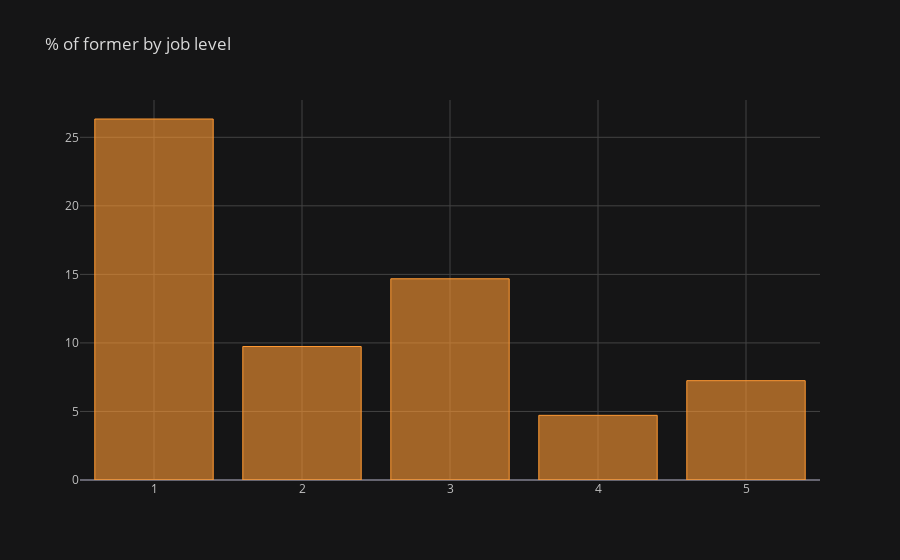

The notebook cell saved with this chart:
### Code cell
jl = pd.DataFrame(columns = ['Job Level', '% of former'])
i = 0 

for field in list(df['JobLevel'].unique()):
    ratio = df[(df['JobLevel'] == field) &
              (df['Attrition'] == 'Yes')].shape[0] / df[df['JobLevel'] == field].shape[0]
    jl.loc[i] = (field, ratio*100)
    i += 1 
    
jl = jl.groupby('Job Level').sum()
jl.iplot(kind = 'bar', title = '% of former by job level')

### Figure 1 — Plotly figure (JSON) as saved in the notebook; plotly's stock layout.template omitted (floating-point values rounded to 4 significant figures)
{"data": [{"marker": {"color": "rgba(255, 153, 51, 0.6)", "line": {"color": "rgba(255, 153, 51, 1.0)", "width": 1}}, "name": "% of former", "orientation": "v", "text": "", "type": "bar", "x": [1.0, 2.0, 3.0, 4.0, 5.0], "y": [26.34, 9.738, 14.68, 4.717, 7.246]}], "layout": {"legend": {"bgcolor": "#151516", "font": {"color": "#D9D9D9"}}, "paper_bgcolor": "#151516", "plot_bgcolor": "#151516", "title": {"font": {"color": "#D9D9D9"}, "text": "% of former by job level"}, "xaxis": {"gridcolor": "#434343", "showgrid": true, "tickfont": {"color": "#C2C2C2"}, "title": {"font": {"color": "#D9D9D9"}, "text": ""}, "zerolinecolor": "#666570"}, "yaxis": {"gridcolor": "#434343", "showgrid": true, "tickfont": {"color": "#C2C2C2"}, "title": {"font": {"color": "#D9D9D9"}, "text": ""}, "zerolinecolor": "#666570"}}}
